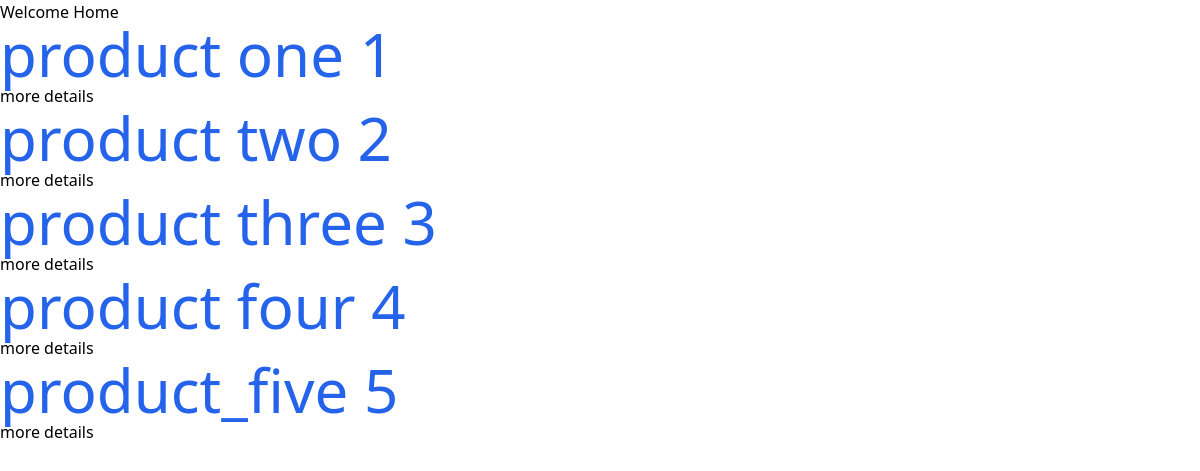
The page /list/ on the database as committed earlier.
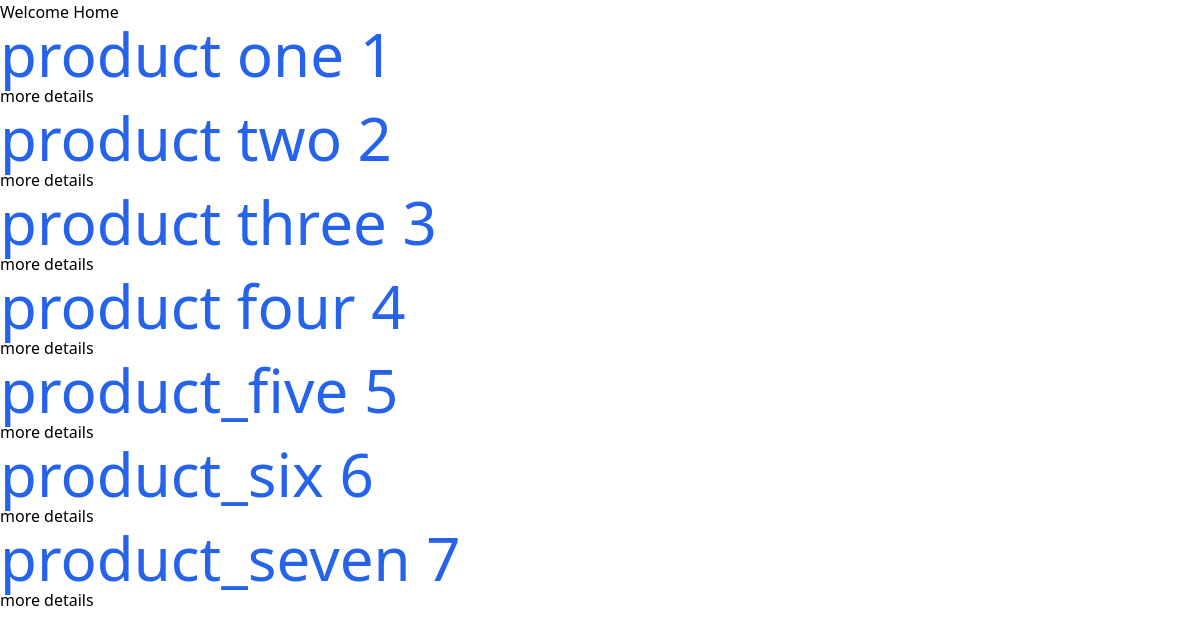
The same page on the database as committed later.
### products/models.py (models this page shows, shortened)
class product(models.Model):
    product_name = models.CharField(max_length=200)
    slug = models.SlugField(max_length=1000)
    user = models.ForeignKey(User, on_delete=models.CASCADE)

### products/views.py (the view)
# urls.py: path('list/', ProductList.as_view(), name="list"),
class ProductList(ListView):
    template_name = 'home_page.html'
    queryset = product.objects.all()
    context_object_name = 'products'

### templates/products/home_page.html
{% extends 'skeleton.html'%}
{%block content%}
<h1>Welcome Home</h1>
    {%for product in products%}
       <h2 class="sm:text-6xl text-2xl font-medium title-font text-blue-600"> {{product.username }}{{product.product_name }}
        {{product.slug }}
       </h2>
        <a href="{% url 'details_product' product.slug %}"> more details</a>
    {% endfor%}
{% endblock %}

### templates/products/skeleton.html (shortened to what this page needs)
<!DOCTYPE html>
{% load static %}
<html lang="en">
<head>
    <script src="https://cdn.tailwindcss.com"></script>
    <link href="{% static 'css/styles.css'  %}" rel=stylesheet"/>
</head>
<body>
<div class="max-w-7xl mx-auto ">
{%block content%}
{% endblock %}
</div>
</body>
</html>

Rows that differ between the two databases and show on the page:
added product: product_name "product_six", slug "6"
added product: product_name "product_seven", slug "7"
